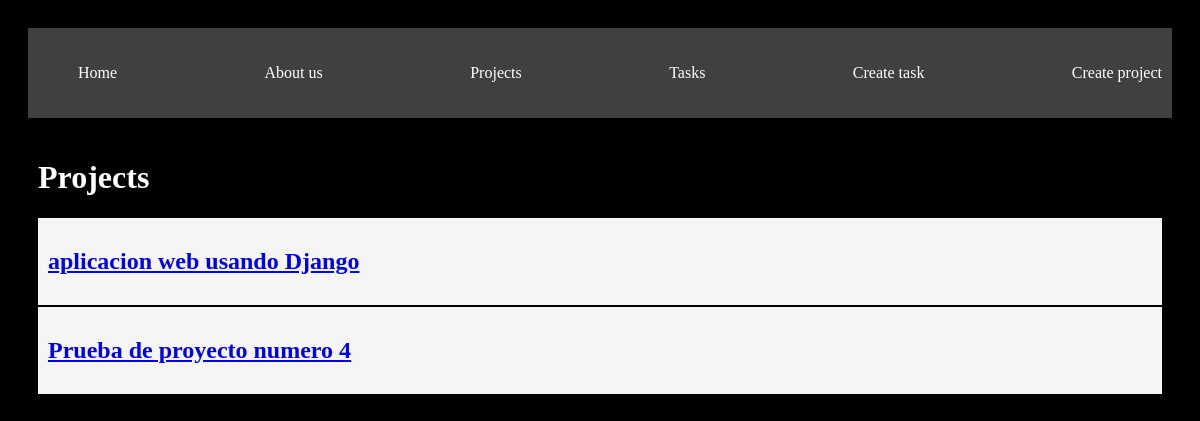
The app's page /projects/, older data.
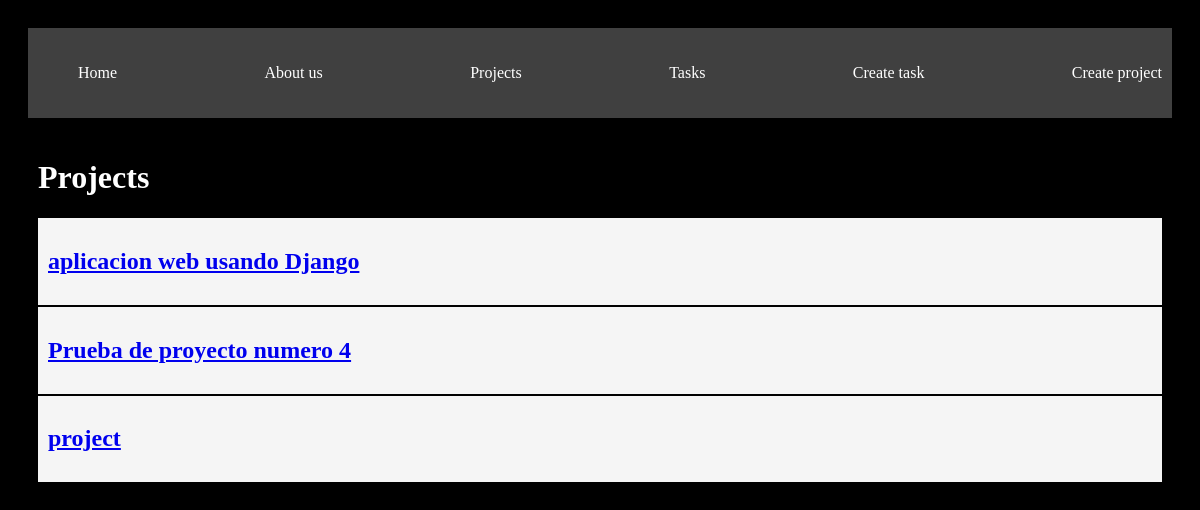
The same page, newer data.
### myapp/models.py (models this page shows, shortened)
class Proyect(models.Model):
    name = models.CharField(max_length=200)

### myapp/views.py (the view)
# urls.py: path('projects/', views.projects, name='project'),
def projects(request):
    projects = Proyect.objects.all()
    return render(request, 'projects/projects.html', {'projects': projects})

### myapp/templates/projects/projects.html
{% extends "layouts/base.html" %}
{% block content %}
<h1>Projects</h1>
    {% for projects in projects %}
        <article class="card">
            <a href="{% url 'project_detail' projects.id %}">
                <h2>{{projects.name}}</h2>
            </a>
        </article>
    {% endfor %}
{% endblock %}

Row changes from the older to the newer data that the page shows:
added Proyect: name "project"
